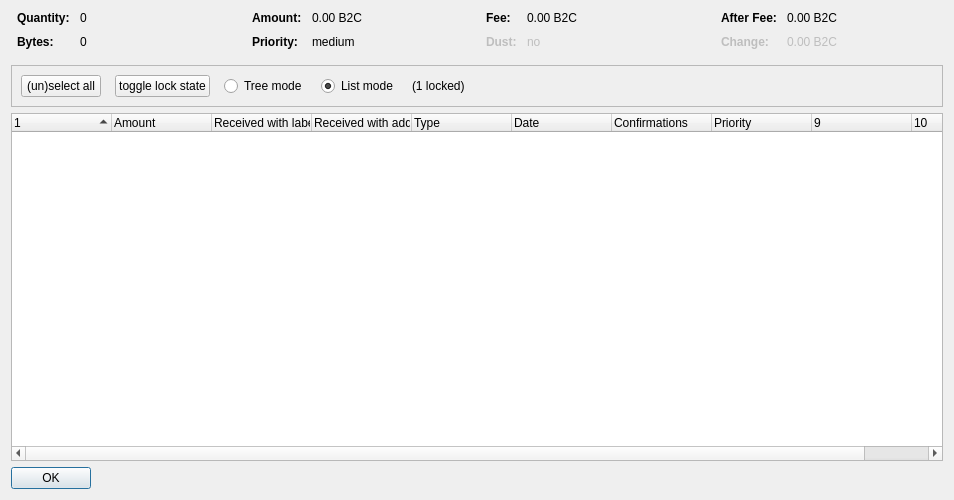
<?xml version="1.0" encoding="UTF-8"?>
<ui version="4.0">
 <class>CoinControlDialog</class>
 <widget class="QDialog" name="CoinControlDialog">
  <property name="geometry">
   <rect>
    <x>0</x>
    <y>0</y>
    <width>954</width>
    <height>500</height>
   </rect>
  </property>
  <property name="windowTitle">
   <string>Coin Selection</string>
  </property>
  <layout class="QVBoxLayout" name="verticalLayout">
   <item>
    <layout class="QHBoxLayout" name="horizontalLayoutTop" stretch="0,0,0,0">
     <property name="topMargin">
      <number>0</number>
     </property>
     <property name="bottomMargin">
      <number>10</number>
     </property>
     <item>
      <layout class="QFormLayout" name="formLayoutCoinControl1">
       <property name="horizontalSpacing">
        <number>10</number>
       </property>
       <property name="verticalSpacing">
        <number>10</number>
       </property>
       <property name="leftMargin">
        <number>6</number>
       </property>
       <property name="rightMargin">
        <number>6</number>
       </property>
       <item row="0" column="0">
        <widget class="QLabel" name="labelCoinControlQuantityText">
         <property name="font">
          <font>
           <weight>75</weight>
           <bold>true</bold>
          </font>
         </property>
         <property name="text">
          <string>Quantity:</string>
         </property>
        </widget>
       </item>
       <item row="0" column="1">
        <widget class="QLabel" name="labelCoinControlQuantity">
         <property name="cursor">
          <cursorShape>IBeamCursor</cursorShape>
         </property>
         <property name="contextMenuPolicy">
          <enum>Qt::ActionsContextMenu</enum>
         </property>
         <property name="text">
          <string notr="true">0</string>
         </property>
         <property name="textInteractionFlags">
          <set>Qt::LinksAccessibleByMouse|Qt::TextSelectableByKeyboard|Qt::TextSelectableByMouse</set>
         </property>
        </widget>
       </item>
       <item row="1" column="0">
        <widget class="QLabel" name="labelCoinControlBytesText">
         <property name="font">
          <font>
           <weight>75</weight>
           <bold>true</bold>
          </font>
         </property>
         <property name="text">
          <string>Bytes:</string>
         </property>
        </widget>
       </item>
       <item row="1" column="1">
        <widget class="QLabel" name="labelCoinControlBytes">
         <property name="cursor">
          <cursorShape>IBeamCursor</cursorShape>
         </property>
         <property name="contextMenuPolicy">
          <enum>Qt::ActionsContextMenu</enum>
         </property>
         <property name="text">
          <string notr="true">0</string>
         </property>
         <property name="textInteractionFlags">
          <set>Qt::LinksAccessibleByMouse|Qt::TextSelectableByKeyboard|Qt::TextSelectableByMouse</set>
         </property>
        </widget>
       </item>
      </layout>
     </item>
     <item>
      <layout class="QFormLayout" name="formLayoutCoinControl2">
       <property name="horizontalSpacing">
        <number>10</number>
       </property>
       <property name="verticalSpacing">
        <number>10</number>
       </property>
       <property name="leftMargin">
        <number>6</number>
       </property>
       <property name="rightMargin">
        <number>6</number>
       </property>
       <item row="0" column="0">
        <widget class="QLabel" name="labelCoinControlAmountText">
         <property name="font">
          <font>
           <weight>75</weight>
           <bold>true</bold>
          </font>
         </property>
         <property name="text">
          <string>Amount:</string>
         </property>
        </widget>
       </item>
       <item row="0" column="1">
        <widget class="QLabel" name="labelCoinControlAmount">
         <property name="cursor">
          <cursorShape>IBeamCursor</cursorShape>
         </property>
         <property name="contextMenuPolicy">
          <enum>Qt::ActionsContextMenu</enum>
         </property>
         <property name="text">
          <string notr="true">0.00 B2C</string>
         </property>
         <property name="textInteractionFlags">
          <set>Qt::LinksAccessibleByMouse|Qt::TextSelectableByKeyboard|Qt::TextSelectableByMouse</set>
         </property>
        </widget>
       </item>
       <item row="1" column="0">
        <widget class="QLabel" name="labelCoinControlPriorityText">
         <property name="font">
          <font>
           <weight>75</weight>
           <bold>true</bold>
          </font>
         </property>
         <property name="text">
          <string>Priority:</string>
         </property>
        </widget>
       </item>
       <item row="1" column="1">
        <widget class="QLabel" name="labelCoinControlPriority">
         <property name="cursor">
          <cursorShape>IBeamCursor</cursorShape>
         </property>
         <property name="contextMenuPolicy">
          <enum>Qt::ActionsContextMenu</enum>
         </property>
         <property name="text">
          <string>medium</string>
         </property>
         <property name="textInteractionFlags">
          <set>Qt::LinksAccessibleByMouse|Qt::TextSelectableByKeyboard|Qt::TextSelectableByMouse</set>
         </property>
        </widget>
       </item>
      </layout>
     </item>
     <item>
      <layout class="QFormLayout" name="formLayoutCoinControl3">
       <property name="horizontalSpacing">
        <number>10</number>
       </property>
       <property name="verticalSpacing">
        <number>10</number>
       </property>
       <property name="leftMargin">
        <number>6</number>
       </property>
       <property name="rightMargin">
        <number>6</number>
       </property>
       <item row="0" column="0">
        <widget class="QLabel" name="labelCoinControlFeeText">
         <property name="font">
          <font>
           <weight>75</weight>
           <bold>true</bold>
          </font>
         </property>
         <property name="text">
          <string>Fee:</string>
         </property>
        </widget>
       </item>
       <item row="0" column="1">
        <widget class="QLabel" name="labelCoinControlFee">
         <property name="cursor">
          <cursorShape>IBeamCursor</cursorShape>
         </property>
         <property name="contextMenuPolicy">
          <enum>Qt::ActionsContextMenu</enum>
         </property>
         <property name="text">
          <string notr="true">0.00 B2C</string>
         </property>
         <property name="textInteractionFlags">
          <set>Qt::LinksAccessibleByMouse|Qt::TextSelectableByKeyboard|Qt::TextSelectableByMouse</set>
         </property>
        </widget>
       </item>
       <item row="1" column="0">
        <widget class="QLabel" name="labelCoinControlLowOutputText">
         <property name="enabled">
          <bool>false</bool>
         </property>
         <property name="font">
          <font>
           <weight>75</weight>
           <bold>true</bold>
          </font>
         </property>
         <property name="text">
          <string>Dust:</string>
         </property>
        </widget>
       </item>
       <item row="1" column="1">
        <widget class="QLabel" name="labelCoinControlLowOutput">
         <property name="enabled">
          <bool>false</bool>
         </property>
         <property name="cursor">
          <cursorShape>IBeamCursor</cursorShape>
         </property>
         <property name="contextMenuPolicy">
          <enum>Qt::ActionsContextMenu</enum>
         </property>
         <property name="text">
          <string>no</string>
         </property>
         <property name="textInteractionFlags">
          <set>Qt::LinksAccessibleByMouse|Qt::TextSelectableByKeyboard|Qt::TextSelectableByMouse</set>
         </property>
        </widget>
       </item>
      </layout>
     </item>
     <item>
      <layout class="QFormLayout" name="formLayoutCoinControl4">
       <property name="horizontalSpacing">
        <number>10</number>
       </property>
       <property name="verticalSpacing">
        <number>10</number>
       </property>
       <property name="leftMargin">
        <number>6</number>
       </property>
       <property name="rightMargin">
        <number>6</number>
       </property>
       <item row="0" column="0">
        <widget class="QLabel" name="labelCoinControlAfterFeeText">
         <property name="font">
          <font>
           <weight>75</weight>
           <bold>true</bold>
          </font>
         </property>
         <property name="text">
          <string>After Fee:</string>
         </property>
        </widget>
       </item>
       <item row="0" column="1">
        <widget class="QLabel" name="labelCoinControlAfterFee">
         <property name="cursor">
          <cursorShape>IBeamCursor</cursorShape>
         </property>
         <property name="contextMenuPolicy">
          <enum>Qt::ActionsContextMenu</enum>
         </property>
         <property name="text">
          <string notr="true">0.00 B2C</string>
         </property>
         <property name="textInteractionFlags">
          <set>Qt::LinksAccessibleByMouse|Qt::TextSelectableByKeyboard|Qt::TextSelectableByMouse</set>
         </property>
        </widget>
       </item>
       <item row="1" column="0">
        <widget class="QLabel" name="labelCoinControlChangeText">
         <property name="enabled">
          <bool>false</bool>
         </property>
         <property name="font">
          <font>
           <weight>75</weight>
           <bold>true</bold>
          </font>
         </property>
         <property name="text">
          <string>Change:</string>
         </property>
        </widget>
       </item>
       <item row="1" column="1">
        <widget class="QLabel" name="labelCoinControlChange">
         <property name="enabled">
          <bool>false</bool>
         </property>
         <property name="cursor">
          <cursorShape>IBeamCursor</cursorShape>
         </property>
         <property name="contextMenuPolicy">
          <enum>Qt::ActionsContextMenu</enum>
         </property>
         <property name="text">
          <string notr="true">0.00 B2C</string>
         </property>
         <property name="textInteractionFlags">
          <set>Qt::LinksAccessibleByMouse|Qt::TextSelectableByKeyboard|Qt::TextSelectableByMouse</set>
         </property>
        </widget>
       </item>
      </layout>
     </item>
    </layout>
   </item>
   <item>
    <widget class="QFrame" name="frame">
     <property name="minimumSize">
      <size>
       <width>0</width>
       <height>40</height>
      </size>
     </property>
     <property name="frameShape">
      <enum>QFrame::StyledPanel</enum>
     </property>
     <property name="frameShadow">
      <enum>QFrame::Sunken</enum>
     </property>
     <layout class="QHBoxLayout" name="horizontalLayout">
      <item>
       <layout class="QHBoxLayout" name="horizontalLayoutPanel" stretch="0,0,0,0,0,0">
        <property name="spacing">
         <number>14</number>
        </property>
        <item>
         <widget class="QPushButton" name="pushButtonSelectAll">
          <property name="sizePolicy">
           <sizepolicy hsizetype="Maximum" vsizetype="Fixed">
            <horstretch>0</horstretch>
            <verstretch>0</verstretch>
           </sizepolicy>
          </property>
          <property name="text">
           <string>(un)select all</string>
          </property>
          <property name="autoDefault">
           <bool>false</bool>
          </property>
         </widget>
        </item>
        <item>
         <widget class="QPushButton" name="pushButtonToggleLock">
          <property name="sizePolicy">
           <sizepolicy hsizetype="Maximum" vsizetype="Fixed">
            <horstretch>0</horstretch>
            <verstretch>0</verstretch>
           </sizepolicy>
          </property>
          <property name="text">
           <string>toggle lock state</string>
          </property>
          <property name="autoDefault">
           <bool>false</bool>
          </property>
         </widget>
        </item>
        <item>
         <widget class="QRadioButton" name="radioTreeMode">
          <property name="sizePolicy">
           <sizepolicy hsizetype="Maximum" vsizetype="Fixed">
            <horstretch>0</horstretch>
            <verstretch>0</verstretch>
           </sizepolicy>
          </property>
          <property name="text">
           <string>Tree mode</string>
          </property>
         </widget>
        </item>
        <item>
         <widget class="QRadioButton" name="radioListMode">
          <property name="sizePolicy">
           <sizepolicy hsizetype="Maximum" vsizetype="Fixed">
            <horstretch>0</horstretch>
            <verstretch>0</verstretch>
           </sizepolicy>
          </property>
          <property name="text">
           <string>List mode</string>
          </property>
          <property name="checked">
           <bool>true</bool>
          </property>
         </widget>
        </item>
        <item>
         <widget class="QLabel" name="labelLocked">
          <property name="text">
           <string>(1 locked)</string>
          </property>
         </widget>
        </item>
        <item>
         <spacer name="horizontalSpacer">
          <property name="orientation">
           <enum>Qt::Horizontal</enum>
          </property>
          <property name="sizeHint" stdset="0">
           <size>
            <width>40</width>
            <height>20</height>
           </size>
          </property>
         </spacer>
        </item>
       </layout>
      </item>
     </layout>
    </widget>
   </item>
   <item>
    <widget class="CoinControlTreeWidget" name="treeWidget">
     <property name="contextMenuPolicy">
      <enum>Qt::CustomContextMenu</enum>
     </property>
     <property name="sortingEnabled">
      <bool>false</bool>
     </property>
     <property name="columnCount">
      <number>10</number>
     </property>
     <attribute name="headerShowSortIndicator" stdset="0">
      <bool>true</bool>
     </attribute>
     <attribute name="headerStretchLastSection">
      <bool>false</bool>
     </attribute>
     <column>
      <property name="text">
       <string/>
      </property>
     </column>
     <column>
      <property name="text">
       <string>Amount</string>
      </property>
     </column>
     <column>
      <property name="text">
       <string>Received with label</string>
      </property>
     </column>
     <column>
      <property name="text">
       <string>Received with address</string>
      </property>
     </column>
     <column>
      <property name="text">
       <string>Type</string>
      </property>
     </column>
     <column>
      <property name="text">
       <string>Date</string>
      </property>
     </column>
     <column>
      <property name="text">
       <string>Confirmations</string>
      </property>
      <property name="toolTip">
       <string>Confirmed</string>
      </property>
     </column>
     <column>
      <property name="text">
       <string>Priority</string>
      </property>
     </column>
     <column>
      <property name="text">
       <string/>
      </property>
     </column>
     <column>
      <property name="text">
       <string/>
      </property>
     </column>
    </widget>
   </item>
   <item>
    <widget class="QDialogButtonBox" name="buttonBox">
     <property name="sizePolicy">
      <sizepolicy hsizetype="Maximum" vsizetype="Fixed">
       <horstretch>0</horstretch>
       <verstretch>0</verstretch>
      </sizepolicy>
     </property>
     <property name="orientation">
      <enum>Qt::Horizontal</enum>
     </property>
     <property name="standardButtons">
      <set>QDialogButtonBox::Ok</set>
     </property>
    </widget>
   </item>
  </layout>
 </widget>
 <customwidgets>
  <customwidget>
   <class>CoinControlTreeWidget</class>
   <extends>QTreeWidget</extends>
   <header>coincontroltreewidget.h</header>
  </customwidget>
 </customwidgets>
 <resources/>
 <connections/>
</ui>
